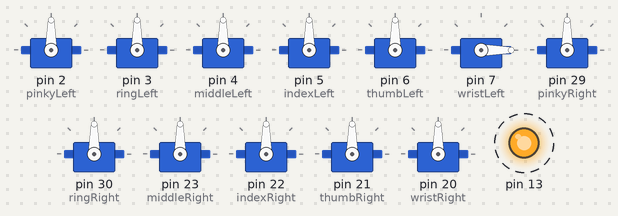
The sketch below on a simulated Arduino Mega 2560, built with avr-gcc and run on an emulated ATmega2560. Parts: 12 × servo, output pins drawn as LEDs (lit = HIGH). Dashed ring = blinking. What the sketch prints to the serial monitor is not drawn.

Above: at 1.0 s.
Timing chart, 0 to 4.7 s (numbered marks = the images above):
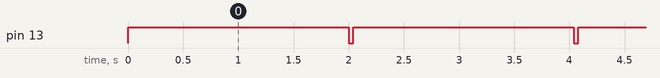

Measured:
- by itself, pin 13: alternates HIGH for 2.0 s and LOW for 0.04 s

The sketch:

sketch_apr09a.ino
```cpp
#include<Servo.h>

Servo pinkyLeft;
Servo indexLeft;
Servo middleLeft;
Servo wristLeft;
Servo thumbLeft;
Servo ringLeft;


Servo pinkyRight;
Servo ringRight;
Servo middleRight;
Servo indexRight;
Servo thumbRight;
Servo wristRight;

Servo lshoulder_x;
Servo lshoulder_y;
Servo lshoulder_z;
Servo l_bicep;
Servo rshoulder_x;
Servo rshoulder_y;
Servo rshoulder_z;
Servo r_bicep;

int test = 0;

void setup() {


    pinkyLeft.attach(2);
    ringLeft.attach(3);
    middleLeft.attach(4);
    indexLeft.attach(5);
    thumbLeft.attach(6);
    wristLeft.attach(7);

    pinkyRight.attach(29);
    ringRight.attach(30);
    middleRight.attach(23);
    indexRight.attach(22);
    thumbRight.attach(21);
    wristRight.attach(20);


//    lshoulder_x.attach();
    lshoulder_y.attach(29);
//    lshoulder_z.attach();
//    l_bicep.attach();
//    rshoulder_x.attach();
    rshoulder_y.attach(30);
//    rshoulder_z.attach();
//    r_bicep.attach();


    Serial.begin(38400);
    pinMode(13, OUTPUT);
}

void loop() {
  // put your main code here, to run repeatedly:
  digitalWrite(13, HIGH);
  wristLeft.write(0);
     delay(2000);

 digitalWrite(13, LOW);
   //rshoulder_y.write(45);
   //delay(2000);

   resetHand();

//
//  test =0;
//  Serial.println("0, closed");
//  pinkyLeft.write(test);
//  indexLeft.write(test);
//  middleLeft.write(test);
//  wristLeft.write(test);
//  thumbLeft.write(test);
//  ringLeft.write(test);
//  delay(2000);


//  test =170;
//  Serial.println("170, flipped off");
//  //pinkyLeft.write(test);
//  //indexLeft.write(test);
//  middleLeft.write(test);
//  //wristLeft.write(test);
//  //thumbLeft.write(test);
//  //ringLeft.write(test);
//  delay(2000);
//  resetHand();
//
//
//
//  test =170;
//  Serial.println("170, peace");
//  //pinkyLeft.write(test);
//  indexLeft.write(test);
//  middleLeft.write(test);
//  //wristLeft.write(test);
//  //thumbLeft.write(test);
//  //ringLeft.write(test);
//  delay(2000);
//  resetHand();
//
//    test =170;
//  Serial.println("170, opened hand");
//  pinkyLeft.write(test);
//  indexLeft.write(test);
//  middleLeft.write(test);
//  wristLeft.write(test);
//  thumbLeft.write(test);
//  ringLeft.write(test);
//  delay(2000);
//  resetHand();
//
//  test =170;
//  Serial.println("170, hang loose");
//  pinkyLeft.write(test);
//  thumbLeft.write(50);
//  delay(40);
//  indexLeft.write(test);
//  //middleLeft.write(test);
//  //wristLeft.write(test);
//  delay(50);
//  thumbLeft.write(0);
//  //ringLeft.write(test);
//  delay(2000);
//  resetHand();
//
//    test =170;
//  Serial.println("170, peace");
//  //pinkyLeft.write(test);
//  //indexLeft.write(test);
//  //middleLeft.write(test);
//  //wristLeft.write(test);
//  //thumbLeft.write(test);
//  //ringLeft.write(test);
//  delay(2000);
//  resetHand();

//
//  test =70;
//  Serial.println("70");
//  //pinkyLeft.write(test);
//  //indexLeft.write(test);
//  //middleLeft.write(test);
//  //wristLeft.write(test);
//  //thumbLeft.write(test);
//  //ringLeft.write(test);
//  delay(2000);
//  //resetHand();
//
//  test =90;
//  Serial.println("90");
//  //pinkyLeft.write(test);
//  //indexLeft.write(test);
//  //middleLeft.write(test);
//  //wristLeft.write(test);
//  //thumbLeft.write(test);
//  //ringLeft.write(test);
//  //delay(2000);
//  //resetHand();
//
//  test =100;
//  Serial.println("100");
//  //pinkyLeft.write(test);
//  //indexLeft.write(test);
//  //middleLeft.write(test);
//  //wristLeft.write(test);
//  //thumbLeft.write(test);
//  //ringLeft.write(test);
//  delay(2000);
//  //resetHand();
//
//  test =120;
//  Serial.println("120");
//  //pinkyLeft.write(test);
//  //indexLeft.write(test);
//  //middleLeft.write(test);
//  //wristLeft.write(test);
//  //thumbLeft.write(test);
//  //ringLeft.write(test);
//  delay(2000);
//  //resetHand();
//  test =140;
//  Serial.println("140");
//  //pinkyLeft.write(test);
//  //indexLeft.write(test);
//  //middleLeft.write(test);
//  //wristLeft.write(test);
//  //thumbLeft.write(test);
//  //ringLeft.write(test);
//  delay(2000);
//  //resetHand();

}

void resetHand()
{
  test = 90;
   Serial.println("closed");
  pinkyLeft.write(test);
  indexLeft.write(test);
  middleLeft.write(test);
  //wristLeft.write(test);
  delay(40);
  thumbLeft.write(test);
  ringLeft.write(test);
}
```
